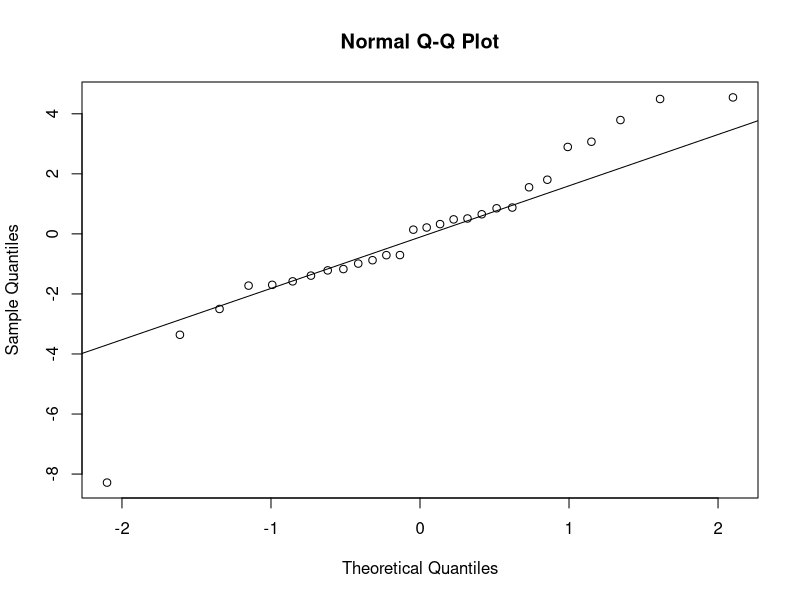
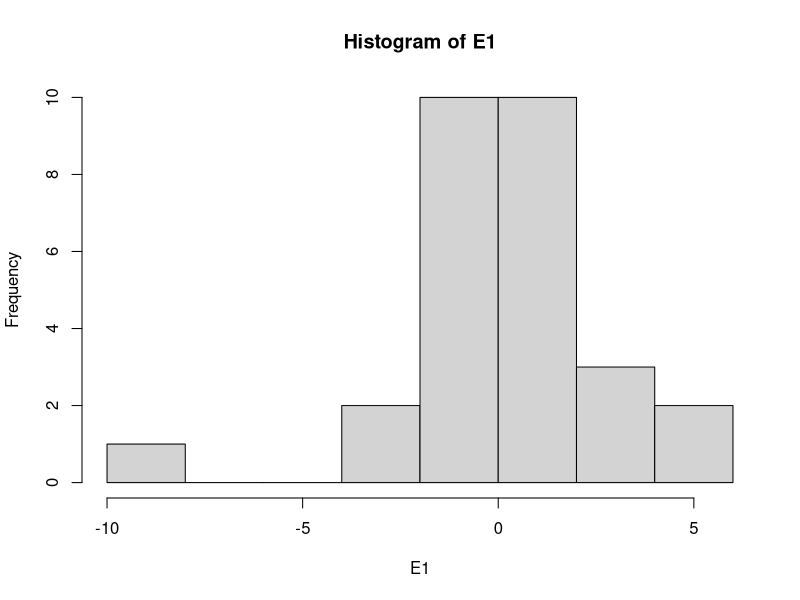
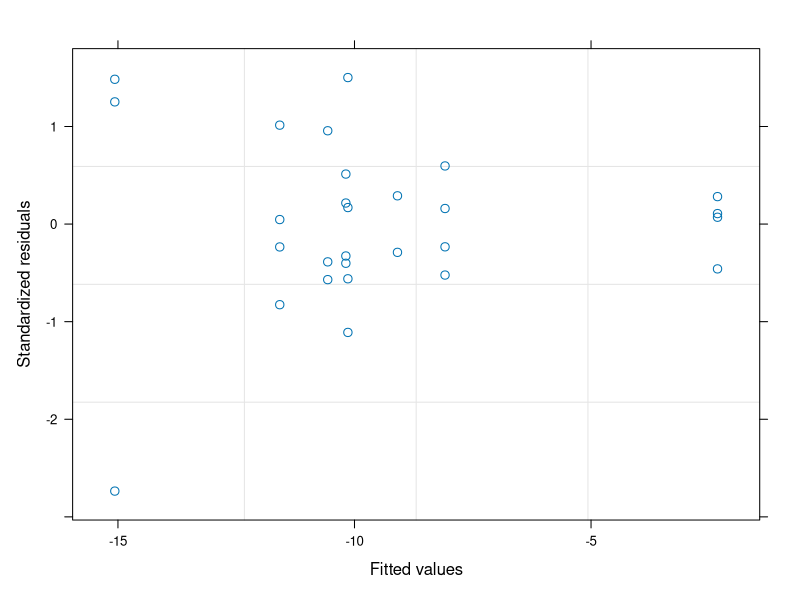

Generate these figures, in order, with R: (Note: this script raises an error after producing the figures.)
#Author:  Clay Arango
#Creation date: 10-Feb-19
#Script to analyze NDS data from Summer 2018 NDS work with S. Roley and A. Alexiades

#packages
install.packages("nlme")
install.packages("nortest")
install.packages("dplyr")
install.packages("multcomp")
install.packages("MASS")
install.packages("ggplot2")
library(nlme)
library(nortest)
library(dplyr)
library(multcomp)
library(MASS)
library(ggplot2)

#Load data
kiona_fall <- read.table(file="kiona_fall.csv", header=T, sep=",")

#set variable
d = kiona_fall

#evaluate data to make sure factors are correct
names(d)
unique(d$nutrient) #control, N, NP, NPSi, NSi, P, PSi, Si
unique(d$N) #should be 0 and 1
unique(d$P) #should be 0 and 1
unique(d$Si) #should be 0 and 1
unique(d$top) #should be "sponge" and "glass"
#if need to change, use recode function below. 
d$top<-recode(d$top, "cellulose" ="sponge")
str(d)

#convert N and P vand Si alues (0 or 1 for absence or presence) to factors
d$N<-as.factor(d$N)
d$P<-as.factor(d$P)
d$Si<-as.factor(d$Si)
str(d)

#subset data into gpp and cr response
d.cr = subset(d, top=="sponge", data=d)
d.gpp = subset(d, top=="glass", data=d)

#calculate nrr for cr
x = aggregate(d.cr[,8], list(d.cr$nutrient), mean, na.rm=T)
x
d.cr$cr.nrr = d.cr$cr.area/-15.066287 #is there a prettier way to do this?

#calculate nrr for gpp
x = aggregate(d.gpp[,9], list(d.gpp$nutrient), mean, na.rm=T)
x
#can't calculate due to zero for control
#d.gpp$gpp.nrr = d.gpp$gpp.area/2.2686372 #is there a prettier way to do this?

############################################################
#analyze RESPIRATION data
############################################################

M1<-gls(cr.area~N*P*Si, data=d.cr, na.action=na.omit)
E1<-residuals(M1)
qqnorm(E1)
qqline(E1)
ad.test(E1)
   #residuals are normally distributed
hist(E1)  
plot(M1)

plot(filter(d.cr, !is.na(cr.area)) %>% dplyr::select(nutrient), 
     E1, xlab="nutrient", ylab="Residuals")
bartlett.test(cr.area~nutrient, data=d.cr)
   #variance test is ok

anova(M1)
  
x <- group_by(d.cr, nutrient) %>%  # Grouping function causes subsequent functions to aggregate by season and reach
  summarize(cr.mean = abs(mean(cr.area, na.rm = TRUE)), # na.rm = TRUE to remove missing values
            cr.sd=abs(sd(cr.area, na.rm = TRUE)),  # na.rm = TRUE to remove missing values
            n = sum(!is.na(cr.area)), # of observations, excluding NAs. 
            cr.se=cr.sd/sqrt(n))

ggplot(data=x, aes(x=nutrient, y=cr.mean)) + 
  geom_bar(stat="identity", position=position_dodge(), color = "black") + 
  geom_errorbar(aes(ymin=cr.mean, ymax=cr.mean+cr.se), width=0.2, 
                position=position_dodge(0.9)) + 
  xlab("Nutrient") +
  ylab(expression(Respiration~(ug~O[2]~m^{-2}~h^{-1}))) +
  ylim(0,20) +
  labs(fill="Light") +
  theme_bw() +
  theme(panel.grid.major=element_blank(),
        panel.grid.minor=element_blank(),
        legend.title=element_text(size=6),
        legend.key=element_blank(), 
        legend.position=c(0.5,0.95), 
        legend.text=element_text(size=8), 
        legend.background=element_blank(), 
        legend.direction="horizontal", 
        legend.key.size=unit(0.3, "cm"), 
        axis.title.y=element_text(size=8), 
        axis.title.x=element_text(size=8), 
        axis.text.x=element_text(size=8))

#ggsave('output/figures/Ring_fall.tiff',
#       units="in",
#       width=3.25,
#       height=3.25,
#       dpi=1200,
#       compression="lzw")

#summarize nrr
x <- group_by(d.cr, nutrient) %>%  # Grouping function causes subsequent functions to aggregate by season and reach
  summarize(cr.mean = abs(mean(cr.nrr, na.rm = TRUE)), # na.rm = TRUE to remove missing values
            cr.sd=abs(sd(cr.nrr, na.rm = TRUE)),  # na.rm = TRUE to remove missing values
            n = sum(!is.na(cr.nrr)), # of observations, excluding NAs. 
            cr.se=cr.sd/sqrt(n))

############################################################
#analyze the PRODUCTION data
############################################################

M1<-gls(gpp.area~N*P*Si, data=d.gpp, na.action=na.omit) 
E1<-residuals(M1)
qqnorm(E1)
qqline(E1)
ad.test(E1)
   #residuals are not normal

hist(E1, xlab="residuals", main="")
plot(M1)

plot(filter(d.gpp, !is.na(gpp.area)) %>% dplyr::select(nutrient), 
     E1, xlab="nutrient", ylab="Residuals")
bartlett.test(gpp.area~nutrient, data=d.gpp)
   #not OK

anova(M1)
  
x <- group_by(d.gpp, nutrient) %>%  # Grouping function causes subsequent functions to aggregate by season and reach
  summarize(gpp.mean = abs(mean(gpp.area, na.rm = TRUE)), # na.rm = TRUE to remove missing values
            gpp.sd=abs(sd(gpp.area, na.rm = TRUE)),  # na.rm = TRUE to remove missing values
            n = sum(!is.na(gpp.area)), # of observations, excluding NAs. 
            gpp.se=gpp.sd/sqrt(n))

ggplot(data=x, aes(x=nutrient, y=gpp.mean)) + 
  geom_bar(stat="identity", position=position_dodge(), color = "black") + 
  geom_errorbar(aes(ymin=gpp.mean, ymax=gpp.mean+gpp.se), width=0.2, 
                position=position_dodge(0.9)) + 
  xlab("Nutrient") +
  ylab(expression(Production~(ug~O[2]~m^{-2}~h^{-1}))) +
  labs(fill="Light") +
  theme_bw() +
  theme(panel.grid.major=element_blank(),
        panel.grid.minor=element_blank(), 
        legend.title=element_text(size=6), 
        legend.key=element_blank(),  
        legend.position=c(0.5,0.95),  
        legend.text=element_text(size=8),  
        legend.background=element_blank(),  
        legend.direction="horizontal",  
        legend.key.size=unit(0.3, "cm"),  
        axis.title.y=element_text(size=8),  
        axis.title.x=element_text(size=8),  
        axis.text.x=element_text(size=8))

#ggsave('output/figures/gppByNutrient.tiff',
#       units="in",
#       width=3.25,
#       height=3.25,
#       dpi=1200,
#       compression="lzw")

#summarize nrr
x <- group_by(d.gpp, nutrient) %>%  # Grouping function causes subsequent functions to aggregate by season and reach
  summarize(gpp.mean = abs(mean(gpp.nrr, na.rm = TRUE)), # na.rm = TRUE to remove missing values
            gpp.sd=abs(sd(gpp.nrr, na.rm = TRUE)),  # na.rm = TRUE to remove missing values
            n = sum(!is.na(gpp.nrr)), # of observations, excluding NAs. 
            gpp.se=gpp.sd/sqrt(n))


#BELOW HERE IS NOT EDITED





############################################################
#analyze the CHL-A biomass on disks

M1<-gls(chla~N*P*light, data=roza_sum.chla, na.action=na.omit)
E1<-residuals(M1)
qqnorm(E1)
qqline(E1)
ad.test(E1)
  #residuals look bad (p=0.001)
hist(E1)
plot(M1)

vf1 = varIdent(form = ~ 1|N*P)
vf2 = varIdent(form = ~ 1|light)
vf3 = varIdent(form = ~ 1|N*P*light)
vf4 = varPower(form = ~ fitted(.)) 
vf5 = varExp(form = ~ fitted(.))
vf6 = varConstPower(form = ~ fitted(.))
vf7 = varExp(form = ~ fitted(.)|nutrient)

M2<-gls(chla~N*P*light, data=roza_sum.chla, na.action=na.omit, weights=vf1)
M3<-gls(chla~N*P*light, data=roza_sum.chla, na.action=na.omit, weights=vf2)
M4<-gls(chla~N*P*light, data=roza_sum.chla, na.action=na.omit, weights=vf3)
M5<-gls(chla~N*P*light, data=roza_sum.chla, na.action=na.omit, weights=vf4)
M6<-gls(chla~N*P*light, data=roza_sum.chla, na.action=na.omit, weights=vf5)
M7<-gls(chla~N*P*light, data=roza_sum.chla, na.action=na.omit, weights=vf6)
M8<-gls(chla~N*P*light, data=roza_sum.chla, na.action=na.omit, weights=vf7)

anova(M1,M2,M3,M4,M5,M6,M7,M8)

#M3 is best on AIC

E3<-residuals(M3)
qqnorm(E3)
qqline(E3)
ad.test(E3)
#residuals are not normal (p=0.001)
hist(E3, xlab="residuals", main="")
plot(M3)
  #hist and plot look good

plot(filter(roza_sum.chla, !is.na(chla)) %>% dplyr::select(light), 
     E3, xlab="light", ylab="Residuals")
bartlett.test(chla~light, data=roza_sum.chla)

plot(filter(roza_sum.chla, !is.na(chla)) %>% dplyr::select(nutrient), 
     E3, xlab="nutrient", ylab="Residuals")
bartlett.test(chla~nutrient, data=roza_sum.chla)

anova(M3)

#light is significant and N and P separately interact with light

x<-roza_sum.chla[complete.cases(roza_sum.chla$chla),]

with(x, 
     interaction.plot(nutrient,light,chla, 
                      ylim=c(0,1.5),lty=c(1,12),lwd=2,ylab="Chlorophyll a", 
                      xlab="Nutrient", trace.label="Light"))

x <- group_by(roza_sum.chla, nutrient, light) %>%  # Grouping function causes subsequent functions to aggregate by season and reach
  summarize(chla.mean = mean(chla, na.rm = TRUE), # na.rm = TRUE to remove missing values
            chla.sd=sd(chla, na.rm = TRUE),  # na.rm = TRUE to remove missing values
            n = sum(!is.na(chla)), # of observations, excluding NAs. 
            chla.se=chla.sd/sqrt(n))

ggplot(data=x, 
       aes(x=nutrient, y=chla.mean, fill=light)) + 
  geom_bar(stat="identity", position=position_dodge(), color = "black") + 
  geom_errorbar(aes(ymin=chla.mean, ymax=chla.mean+chla.se), width=0.2, 
                position=position_dodge(0.9)) + 
  scale_fill_manual(values=c("white","black")) +
  xlab("Nutrient") +
  ylab(expression(Chlorophyll~a~(ug~cm^{-2}))) +
  ylim(0,1.7) +
  labs(fill="Light") +
  theme_bw() +
  theme(panel.grid.major=element_blank(), 
        panel.grid.minor=element_blank(), 
        legend.title=element_text(size=6), 
        legend.key=element_blank(), 
        legend.position=c(0.5,0.95), 
        legend.text=element_text(size=8), 
        legend.background=element_blank(), 
        legend.direction="horizontal", 
        legend.key.size=unit(0.3, "cm"), 
        axis.title.y=element_text(size=8), 
        axis.title.x=element_text(size=8), 
        axis.text.x=element_text(size=8))

ggsave('output/figures/chlaByNutrientLight.tiff',
       units="in",
       width=3.25,
       height=3.25,
       dpi=1200,
       compression="lzw")



############################################################
############################################################
#calculate nrr mean and standard error
x1 <- group_by(roza_sum, nutrient, light) %>%  # Grouping function causes subsequent functions to aggregate by season and reach
  summarize(chla.nrr.mean = mean(chla.nrr, na.rm = TRUE), # na.rm = TRUE to remove missing values
            chla.nrr.sd=sd(chla.nrr, na.rm = TRUE),  # na.rm = TRUE to remove missing values
            chla.n = sum(!is.na(chla.nrr)), # of observations, excluding NAs. 
            chla.nrr.se=chla.nrr.sd/sqrt(chla.n))


x2 <- group_by(roza_sum, nutrient, light) %>%  # Grouping function causes subsequent functions to aggregate by season and reach
  summarize(gpp.nrr.mean = mean(gpp.nrr, na.rm = TRUE), # na.rm = TRUE to remove missing values
            gpp.nrr.sd=sd(gpp.nrr, na.rm = TRUE),  # na.rm = TRUE to remove missing values
            gpp.n = sum(!is.na(gpp.nrr)), # of observations, excluding NAs. 
            gpp.nrr.se=gpp.nrr.sd/sqrt(gpp.n))

x3 <- group_by(roza_sum, nutrient, light) %>%  # Grouping function causes subsequent functions to aggregate by season and reach
  summarize(cr.nrr.mean = mean(cr.nrr, na.rm = TRUE), # na.rm = TRUE to remove missing values
            cr.nrr.sd=sd(cr.nrr, na.rm = TRUE),  # na.rm = TRUE to remove missing values
            cr.n = sum(!is.na(cr.nrr)), # of observations, excluding NAs. 
            cr.nrr.se=cr.nrr.sd/sqrt(cr.n))

roza_sum.nrr<-cbind(x1,x2,x3)
roza_sum.nrr <- roza_sum.nrr[, !duplicated(colnames(roza_sum.nrr))]
write.csv(roza_sum.nrr, "roza_sum.nrr.csv")
